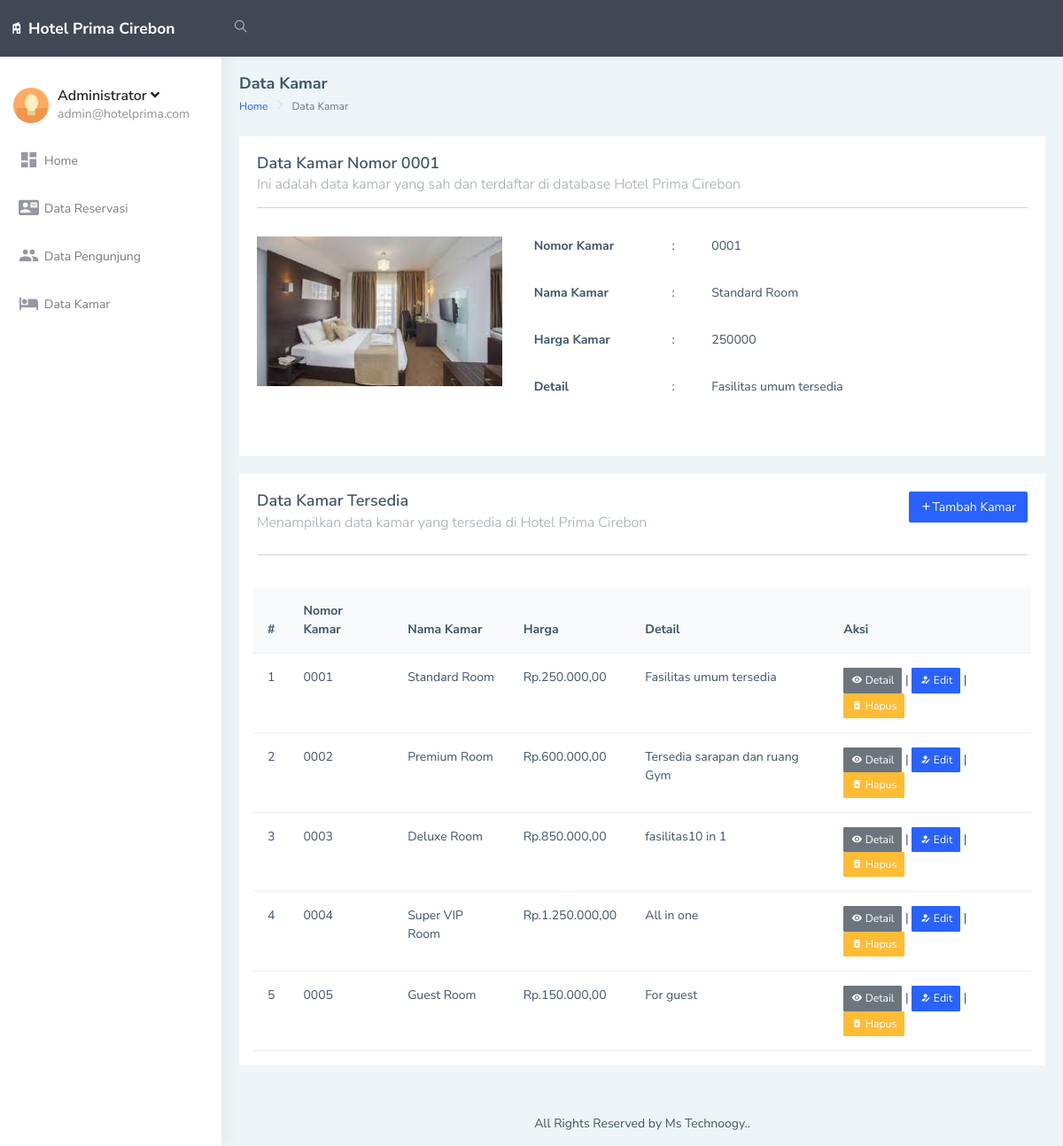
Page /data-kamar.php?aksi=detail&&kamar_id=1 on the committed database.
### tables this page shows
CREATE TABLE `data_kamar` (
  `kamar_id` int(11) NOT NULL,
  `no_kamar` varchar(10) NOT NULL,
  `nama_kamar` varchar(100) NOT NULL,
  `harga_kamar` int(11) NOT NULL,
  `foto_kamar` varchar(100) NOT NULL,
  `detail` text NOT NULL
);

### model/database.php (called while the page is built, shortened)
<?php
class database
{
    var $host = "localhost";
    var $user = "root";
    var $pass = "root";
    var $db   = "20210120016_hotel";
    var $koneksi = "";
    public function __construct()
    {
        $this->koneksi = mysqli_connect($this->host, $this->user, $this->pass, $this->db);
    }
    public function getKamar($id = false)
    {
        if ($id) {
            return mysqli_fetch_array(mysqli_query($this->koneksi, "SELECT * FROM data_kamar WHERE kamar_id = '$id'"));
        } else {
            return mysqli_query($this->koneksi, "SELECT * FROM data_kamar");
        }
    }
    public function harga($price)
    {
        return "Rp." . number_format($price, 2, ',', '.');
    }
}

### data-kamar.php (the view, shortened to what this page needs)
<!DOCTYPE html>
<html dir="ltr" lang="en">
<head>
    <?php
    class dashboard
    {
        function __construct()
        {
            include('layout/css.php');
        }
    }
    $halaman_utama = new dashboard;
    include('model/database.php');
    $db = new database();
    $kamar = $db->getKamar();
    ?>
</head>
<body>
    <div id="main-wrapper" data-layout="vertical" data-navbarbg="skin5" data-sidebartype="full" data-sidebar-position="absolute" data-header-position="absolute" data-boxed-layout="full">
        <?php include('layout/header.php'); ?>
        <?php include('layout/sidemenu.php'); ?>
        <div class="page-wrapper">
            <div class="page-breadcrumb">
                <div class="row align-items-center">
                    <div class="col-12">
                        <h4 class="page-title">Data Kamar</h4>
                        <div class="d-flex align-items-center">
                            <nav aria-label="breadcrumb">
                                <ol class="breadcrumb">
                                    <li class="breadcrumb-item"><a href="index.php">Home</a></li>
                                    <li class="breadcrumb-item active" aria-current="page">Data Kamar</li>
                                </ol>
                            </nav>
                        </div>
                    </div>
                </div>
            </div>
            <div class="container-fluid">
                <?php include('form-kamar.php'); ?>
                <div class="row">
                    <div class="col-12">
                        <div class="card">
                            <div class="card-body">
                                <div class="d-md-flex">
                                    <div>
                                        <h4 class="card-title">Data Kamar Tersedia</h4>
                                        <h5 class="card-subtitle">Menampilkan data kamar yang tersedia di Hotel Prima Cirebon</h5>
                                    </div>
                                    <div class="ms-auto">
                                        <a href="?aksi=tambah" class="btn btn-info float-right"><i class="mdi mdi-plus" aria-hidden="true"></i>Tambah Kamar</a>
                                    </div>
                                </div>
                                <hr>
                            </div>
                            <div class="table-responsive mx-3">
                                <table class="table v-middle">
                                    <thead>
                                        <tr class="bg-light">
                                            <th class="border-top-0">#</th>
                                            <th class="border-top-0">Nomor Kamar</th>
                                            <th class="border-top-0">Nama Kamar</th>
                                            <th class="border-top-0">Harga</th>
                                            <th class="border-top-0">Detail</th>
                                            <th class="border-top-0">Aksi</th>
                                        </tr>
                                    </thead>
                                    <tbody>
                                        <?php
                                        foreach ($kamar as $index => $k) { ?>
                                            <tr>
                                                <td><?= $index += 1; ?></td>
                                                <td><?= $k['no_kamar']; ?></td>
                                                <td><?= $k['nama_kamar']; ?></td>
                                                <td><?= $db->harga($k['harga_kamar']); ?></td>
                                                <td><?= $k['detail']; ?></td>
                                                <td>
                                                    <a name="" id="" class="btn btn-secondary btn-sm" href="data-kamar.php?aksi=detail&&kamar_id=<?= $k['kamar_id']; ?>" role="button">
                                                        <i class="mdi mdi-eye" aria-hidden="true"></i> Detail
                                                    </a>
                                                    |
                                                    <a name="" id="" class="btn btn-info btn-sm" href="data-kamar.php?aksi=edit&&kamar_id=<?= $k['kamar_id']; ?>" role="button">
                                                        <i class="mdi mdi-account-edit" aria-hidden="true"></i> Edit
                                                    </a>
                                                    |
                                                    <a name="" id="" class="btn btn-warning btn-sm" href="process/kamar.php?aksi=delete&&kamar_id=<?= $k['kamar_id']; ?>" role="button" onclick="return confirm('Yakin ingin menghapus kamar <?= $k['nama_kamar']; ?> ?')">
                                                        <i class="mdi mdi-delete-forever" aria-hidden="true"></i> Hapus
                                                    </a>
                                                </td>
                                            </tr>
                                        <?php }; ?>
                                    </tbody>
                                </table>
                            </div>
                        </div>
                    </div>
                </div>
            </div>
            <footer class="footer text-center">
                All Rights Reserved by Ms Technoogy.</a>.
            </footer>
        </div>
    </div>
</body>
</html>

### layout/css.php (shortened to what this page needs)
<link href="assets/libs/chartist/dist/chartist.min.css" rel="stylesheet">
<link href="dist/css/style.min.css" rel="stylesheet">

### layout/header.php (shortened to what this page needs)
<header class="topbar" data-navbarbg="skin5">
    <nav class="navbar top-navbar navbar-expand-md navbar-dark">
        <div class="navbar-header" data-logobg="skin5">
            <a class="navbar-brand" href="index.html">
                <span class="logo-text">
                    <i class="mdi mdi-home-modern" aria-hidden="true"></i>
                    <strong>Hotel Prima Cirebon</strong>
                </span>
            </a>
        </div>
        <div class="navbar-collapse collapse" id="navbarSupportedContent" data-navbarbg="skin5">
            <ul class="navbar-nav float-start me-auto">
                <li class="nav-item search-box"> <a class="nav-link waves-effect waves-dark" href="javascript:void(0)"><i class="ti-search"></i></a>
                </li>
            </ul>
        </div>
    </nav>
</header>

### layout/sidemenu.php (shortened to what this page needs)
<aside class="left-sidebar" data-sidebarbg="skin6">
    <div class="scroll-sidebar">
        <nav class="sidebar-nav">
            <ul id="sidebarnav">
                <li>
                    <div class="user-profile d-flex no-block dropdown m-t-20">
                        <div class="user-pic"><img src="assets/images/users/1.jpg" alt="users" class="rounded-circle" width="40" /></div>
                        <div class="user-content hide-menu m-l-10">
                            <a href="#" class="" id="Userdd" role="button" data-bs-toggle="dropdown" aria-haspopup="true" aria-expanded="false">
                                <h5 class="m-b-0 user-name font-medium">Administrator <i class="fa fa-angle-down"></i></h5>
                                <span class="op-5 user-email">admin@hotelprima.com</span>
                            </a>
                        </div>
                    </div>
                </li>
                <?php
                $link = array('', 'index.php', 'data-reservasi.php', 'data-pengunjung.php', 'data-kamar.php',);
                ?>
                <li class="sidebar-item"> <a class="sidebar-link waves-effect waves-dark sidebar-link" <?= (in_array(basename(__FILE__), $link) ? "active" : "") ?>href="index.php" aria-expanded="false"><i class="mdi mdi-view-dashboard"></i><span class="hide-menu">Home</span></a></li>
                <li class="sidebar-item"> <a class="sidebar-link waves-effect waves-dark sidebar-link" <?= (in_array(basename(__FILE__), $link) ? "active" : "") ?>href="data-reservasi.php" aria-expanded="false"><i class="mdi mdi-contact-mail"></i><span class="hide-menu">Data Reservasi</span></a></li>
                <li class="sidebar-item"> <a class="sidebar-link waves-effect waves-dark sidebar-link" <?= (in_array(basename(__FILE__), $link) ? "active" : "") ?>href="data-pengunjung.php" aria-expanded="false"><i class="mdi mdi-account-multiple"></i><span class="hide-menu">Data Pengunjung</span></a></li>
                <li class="sidebar-item"> <a class="sidebar-link waves-effect waves-dark sidebar-link" <?= (in_array(basename(__FILE__), $link) ? "active" : "") ?>href="data-kamar.php" aria-expanded="false"><i class="mdi mdi-hotel"></i><span class="hide-menu">Data Kamar</span></a></li>
            </ul>
        </nav>
    </div>
</aside>

### form-kamar.php (shortened to what this page needs)
    <?php
function detail_kamar()
{
    $db = new database();
    $kamar = $db->getKamar($_GET['kamar_id']);
    if ($kamar) {
    ?>
        <div class="row">
            <div class="col">
                <div class="card">
                    <div class="card-body">
                        <h4 class="card-title">Data Kamar Nomor <?= $kamar['no_kamar']; ?></h4>
                        <h5 class="card-subtitle">Ini adalah data kamar yang sah dan terdaftar di database Hotel Prima Cirebon</h5>
                        <hr>
                        <div class="row">
                            <div class="col-md-4">
                                <img src="assets/images/kamar/<?= $kamar['foto_kamar']; ?>" class="img-fluid mt-3">
                            </div>
                            <div class="col-md-8">
                                <table class="table table-borderless w-75">
                                    <tr>
                                        <th>Nomor Kamar</th>
                                        <td>:</td>
                                        <td><?= $kamar['no_kamar']; ?></td>
                                    </tr>
                                    <tr>
                                        <th>Nama Kamar</th>
                                        <td>:</td>
                                        <td><?= $kamar['nama_kamar']; ?></td>
                                    </tr>
                                    <tr>
                                        <th>Harga Kamar</th>
                                        <td>:</td>
                                        <td><?= $kamar['harga_kamar']; ?></td>
                                    </tr>
                                    <tr>
                                        <th>Detail</th>
                                        <td>:</td>
                                        <td>
                                            <p><?= $kamar['detail']; ?></p>
                                        </td>
                                    </tr>
                                </table>
                            </div>
                        </div>
                    </div>
                </div>
            </div>
        </div>
<?php
    } else {
        echo "<script> window.location = 'data-kamar.php'</script>";
    }
}
?>
<?php
if (isset($_GET['aksi'])) {
    $aksi = $_GET['aksi'];
    if ($aksi == "detail") {
        detail_kamar();
    } else if ($aksi == "edit") {
        edit_kamar();
    } else if ($aksi == "tambah") {
        tambah_kamar();
    }
}
?>

### rows in the picture
data_kamar: no_kamar "0001", foto_kamar (picture), nama_kamar "Standard Room", harga_kamar "250000", detail "Fasilitas umum tersedia", index "1", harga_kamar "Rp.250.000,00"
data_kamar: index "2", no_kamar "0002", nama_kamar "Premium Room", harga_kamar "Rp.600.000,00", detail "Tersedia sarapan dan ruang Gym"
data_kamar: index "3", no_kamar "0003", nama_kamar "Deluxe Room", harga_kamar "Rp.850.000,00", detail "fasilitas10 in 1"
data_kamar: index "4", no_kamar "0004", nama_kamar "Super VIP Room", harga_kamar "Rp.1.250.000,00", detail "All in one"
data_kamar: index "5", no_kamar "0005", nama_kamar "Guest Room", harga_kamar "Rp.150.000,00", detail "For guest"
